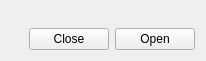
<?xml version="1.0" encoding="UTF-8"?>
<ui version="4.0">
 <class>BasicScreens::CTroublesList</class>
 <widget class="QWidget" name="BasicScreens::CTroublesList">
  <property name="geometry">
   <rect>
    <x>0</x>
    <y>0</y>
    <width>206</width>
    <height>61</height>
   </rect>
  </property>
  <property name="windowTitle">
   <string>Form</string>
  </property>
  <layout class="QGridLayout" name="gridLayout">
   <item row="1" column="0">
    <spacer name="horizontalSpacer">
     <property name="orientation">
      <enum>Qt::Horizontal</enum>
     </property>
     <property name="sizeHint" stdset="0">
      <size>
       <width>6</width>
       <height>20</height>
      </size>
     </property>
    </spacer>
   </item>
   <item row="1" column="2">
    <widget class="QPushButton" name="closeButton">
     <property name="focusPolicy">
      <enum>Qt::NoFocus</enum>
     </property>
     <property name="text">
      <string>Close</string>
     </property>
    </widget>
   </item>
   <item row="0" column="0" colspan="4">
    <widget class="MainMenu::CScrollTable" name="widget" native="true"/>
   </item>
   <item row="1" column="3">
    <widget class="QPushButton" name="openButton">
     <property name="focusPolicy">
      <enum>Qt::NoFocus</enum>
     </property>
     <property name="text">
      <string>Open</string>
     </property>
    </widget>
   </item>
  </layout>
 </widget>
 <customwidgets>
  <customwidget>
   <class>MainMenu::CScrollTable</class>
   <extends>QWidget</extends>
   <header>MainMenu/Include/ScrollTable.h</header>
   <container>1</container>
  </customwidget>
 </customwidgets>
 <resources/>
 <connections/>
</ui>
